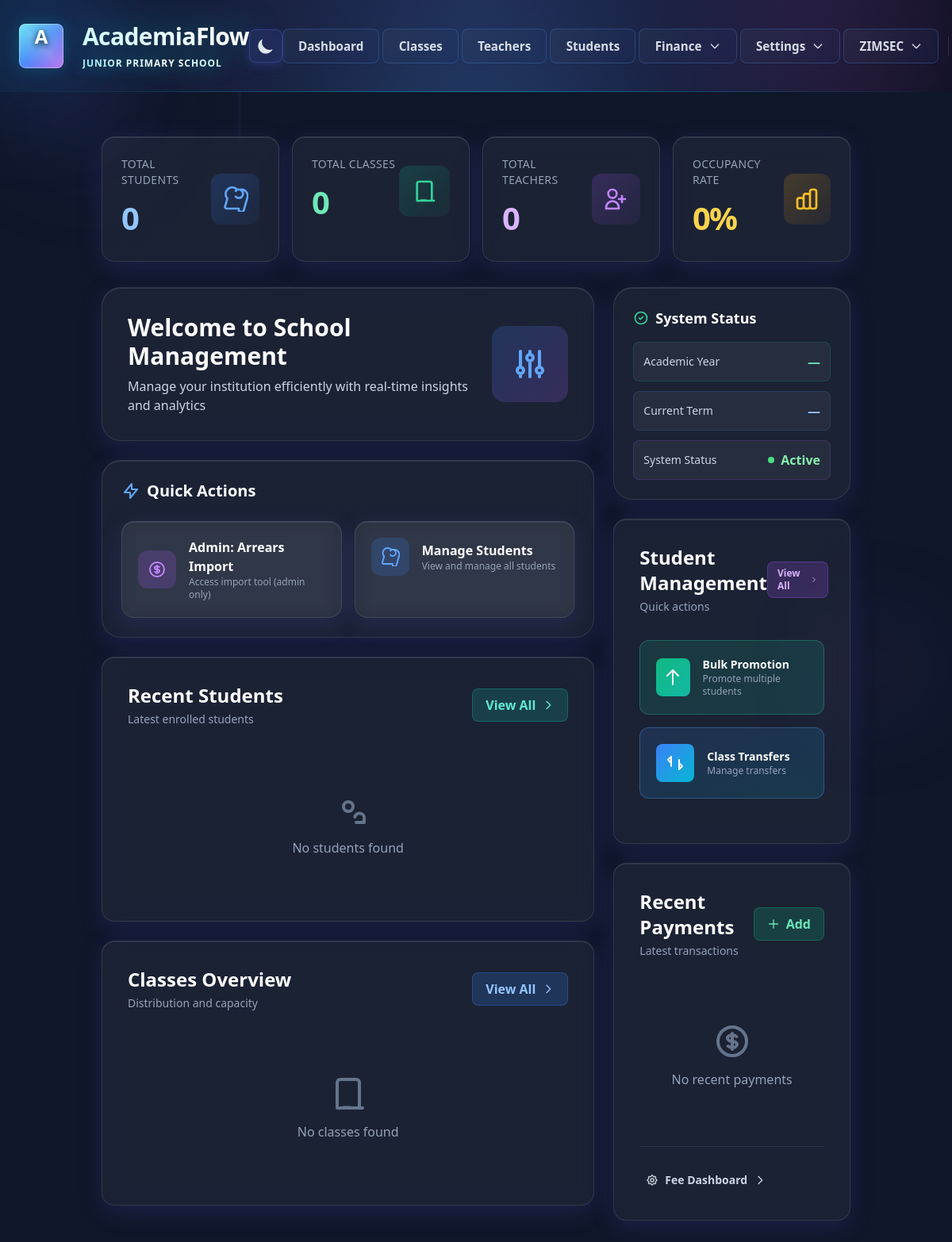
/dashboard/ (signed in), run on an earlier commit of the app's database.
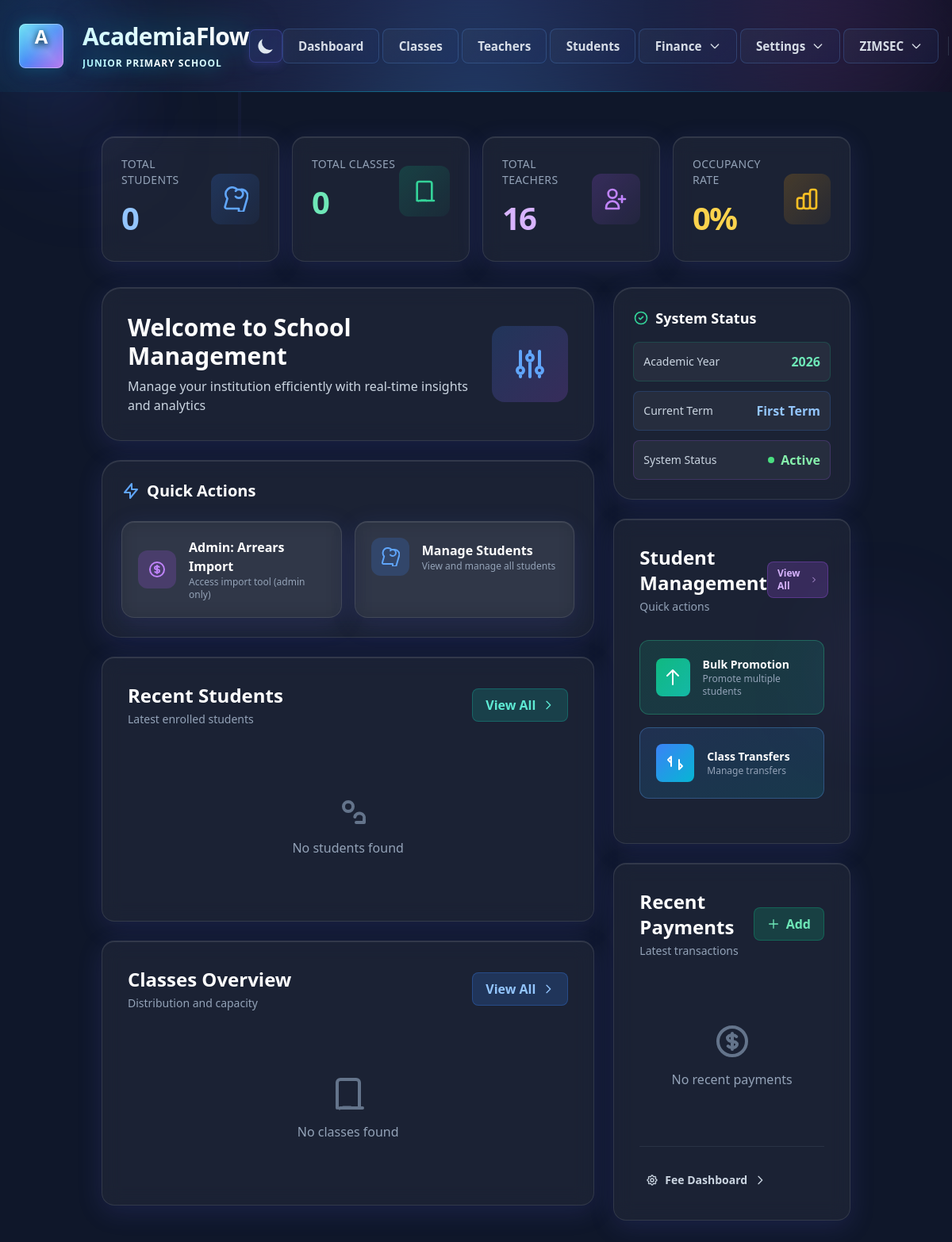
And on a later commit of the database.
### core/models/academic.py (models this page shows, shortened)
class AcademicTerm(models.Model):
    TERM_CHOICES = [
        (1, 'First Term'),
        (2, 'Second Term'),
        (3, 'Third Term'),
    ]
    academic_year = models.IntegerField()
    term = models.IntegerField(choices=TERM_CHOICES)
    start_date = models.DateField()
    end_date = models.DateField()
    is_current = models.BooleanField(default=False)
    is_completed = models.BooleanField(default=False)  # Track if term has been passed
    class Meta:
        ordering = ['-academic_year', '-term']
        unique_together = ['academic_year', 'term']
    @classmethod
    def get_current_term(cls):
        try:
            return cls.objects.get(is_current=True)
        except cls.DoesNotExist:
            return cls.objects.order_by('-academic_year', '-term').first()

### core/views/auth_views.py (the view)
@method_decorator(login_required, name='dispatch')
class AdminDashboardView(LoginRequiredMixin, TemplateView):
    template_name = 'dashboard/dashboard.html'
    def get_context_data(self, **kwargs):
        context = super().get_context_data(**kwargs)
        context['user'] = self.request.user
        from ..models import AcademicYear
        current_year = AcademicYear.objects.filter(is_active=True).first()
        if current_year:
            classes = Class.objects.filter(academic_year=current_year.year)
        else:
            classes = Class.objects.none()
        total_classes = len(classes)
        class_distribution = [{
            'grade': cls.grade,
            'section': cls.section,
            'student_count': cls.student_count
        } for cls in classes]
        total_teachers = Administrator.objects.filter(is_teacher=True).count()
        total_students = sum(cls.student_count for cls in classes)
        ideal_capacity = total_classes * 30 if total_classes > 0 else 1
        occupancy_rate = round((total_students / ideal_capacity) * 100) if ideal_capacity > 0 else 0
        recent_movements = StudentMovement.objects.select_related(
            'student', 'from_class', 'to_class', 'moved_by'
        ).order_by('-movement_date')[:5]
        from ..models.student import Student
        recent_students = Student.objects.select_related('current_class').order_by('-date_enrolled')[:5]
        from ..models.academic import Payment
        recent_payments = Payment.objects.select_related('student', 'term').order_by('-payment_date')[:5]
        from ..models.academic import AcademicTerm
        current_term = AcademicTerm.get_current_term()
        context.update({
            'total_classes': total_classes,
            'total_teachers': total_teachers,
            'total_students': total_students,
            'occupancy_rate': min(occupancy_rate, 100),  # Cap at 100%
            'recent_movements': recent_movements,  # Add recent movements to context
            'recent_students': recent_students,  # Add recent students to context
            'recent_payments': recent_payments,  # Add recent payments to context
            'class_distribution': class_distribution,  # Add class distribution data
            'current_term': current_term,  # Add current term to context
        })
        return context

### core/models/school_details.py (called while the page is built)
    @classmethod
    def get_or_create_default(cls):
        obj, created = cls.objects.get_or_create(
            pk=1,
            defaults={
                'school_name': 'Your School Name',
                'school_motto': 'Quality Education for All',
                'school_code': 'SCH001',
                'principal_name': '',
                'email': 'school@example.com',
                'phone': '+1-XXX-XXX-XXXX',
            }
        )
        return obj

### core/models/student.py (called while the page is built)
    def get_queryset(self):
        return super().get_queryset().filter(is_deleted=False)

### core/templatetags/custom_tags.py (called while the page is built)
@register.simple_tag
def school_name_tag():
    try:
        school = SchoolDetails.get_or_create_default()
        return school.school_name or ""
    except:
        return ""

### templates/dashboard/dashboard.html (shortened to what the changed rows need)
{% extends 'base.html' %}
{% load static %}
{% block content %}
<div class="container mx-auto px-4 py-8 relative z-10">
    <div class="grid grid-cols-1 md:grid-cols-4 gap-4 mb-8">
        <div class="stat-card glass rounded-2xl p-6 border-l-4 border-purple-400 hover:border-purple-300 transition-all duration-300 hover:-translate-y-1 group" style="animation-delay: 0.2s">
            <div class="flex items-center justify-between">
                <div>
                    <p class="text-slate-400 text-sm font-medium uppercase tracking-wide">Total Teachers</p>
                    <p class="stat-value text-purple-300 mt-2">{{ total_teachers }}</p>
                </div>
            </div>
        </div>
    </div>
    <div class="grid grid-cols-1 lg:grid-cols-3 gap-6 mt-8">
        <div class="lg:col-span-2 space-y-6">
            <div class="widget-card glass rounded-3xl p-8 border border-white/10 backdrop-blur-xl bg-gradient-to-br from-white/5 to-white/0 hover:from-white/10 hover:to-white/5 transition-all duration-300" style="animation-delay: 0.4s">
                <div class="flex items-center justify-between">
                    <div>
                        <h2 class="text-3xl font-bold text-white mb-2">Welcome to School Management</h2>
                    </div>
                </div>
            </div>
            <div class="widget-card glass rounded-3xl p-6 border border-white/10 backdrop-blur-xl bg-gradient-to-br from-white/5 to-white/0" style="animation-delay: 0.5s">
                <h2 class="text-xl font-bold text-white mb-6 flex items-center gap-2">
                    <svg class="w-6 h-6 text-blue-400" fill="none" stroke="currentColor" viewBox="0 0 24 24">
                        <path stroke-linecap="round" stroke-linejoin="round" stroke-width="2" d="M13 10V3L4 14h7v7l9-11h-7z"/>
                    </svg>
                    Quick Actions
                </h2>
            </div>
            {% include 'dashboard/widgets/students_widget.html' %}
            {% include 'dashboard/widgets/classes_widget.html' %}
        </div>
        <div class="space-y-6">
            <div class="widget-card glass rounded-3xl p-6 border border-white/10 backdrop-blur-xl bg-gradient-to-br from-emerald-500/5 to-white/0" style="animation-delay: 0.6s">
                <div class="space-y-3">
                    <div class="flex items-center justify-between p-3 rounded-lg bg-white/5 border border-emerald-500/20">
                        <span class="text-slate-300 text-sm">Academic Year</span>
                        <span class="text-emerald-300 font-semibold">{% if current_term %}{{ current_term.academic_year }}{% else %}—{% endif %}</span>
                    </div>
                    <div class="flex items-center justify-between p-3 rounded-lg bg-white/5 border border-blue-500/20">
                        <span class="text-slate-300 text-sm">Current Term</span>
                        <span class="text-blue-300 font-semibold">{% if current_term %}{{ current_term.get_term_display }}{% else %}—{% endif %}</span>
                    </div>
                </div>
            </div>
            {% include 'dashboard/widgets/promotion_widget.html' %}
            {% include 'dashboard/widgets/payments_widget.html' %}
        </div>
    </div>
</div>
{% endblock %}

What changed in the data, as far as the page shows it:
added AcademicTerm: academic_year "2026", term "First Term"
Also different on the page:
{{ total_teachers }}: "0" → "16"
